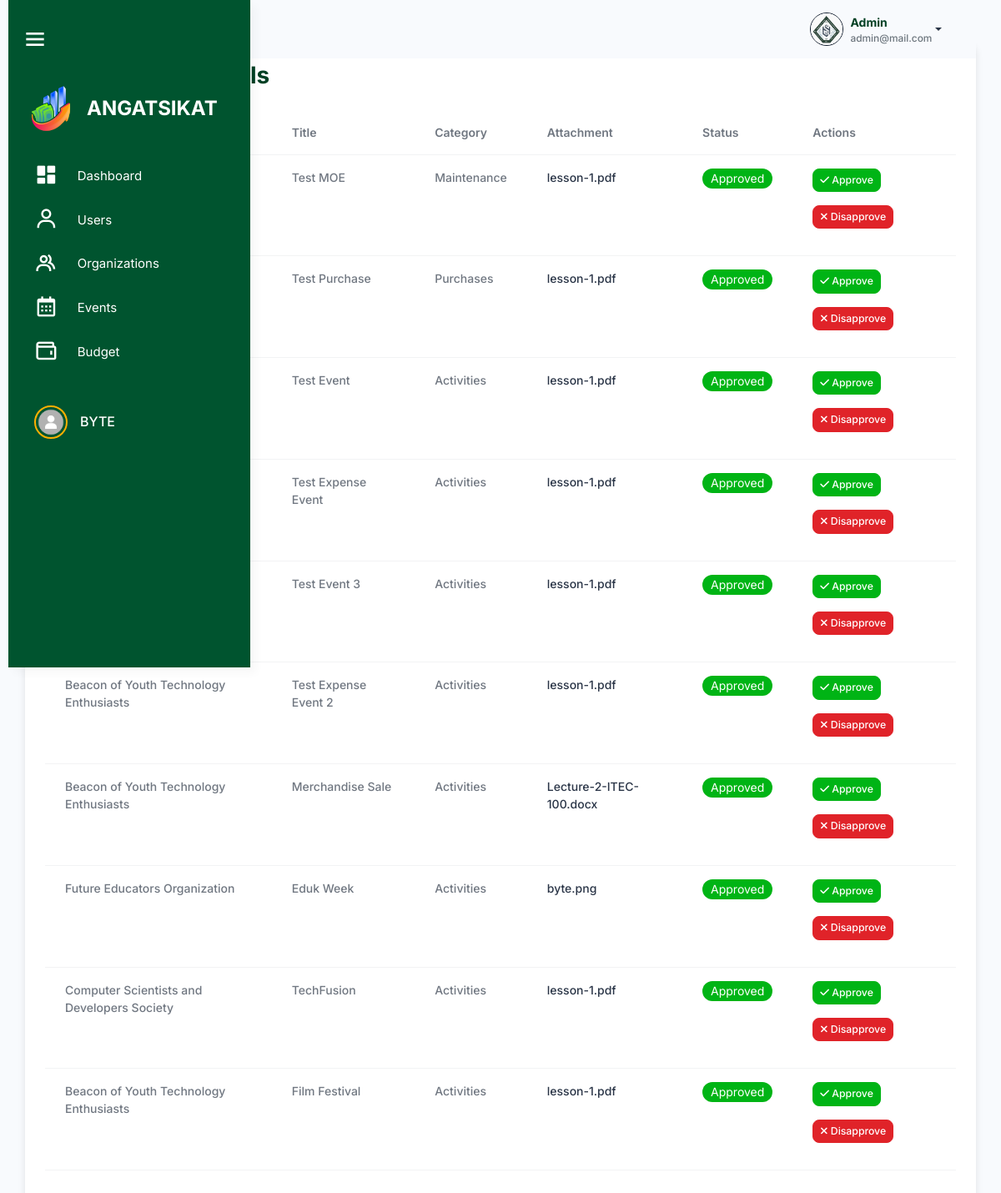
Page /src/budget_management/admin_budget_approval_table.php (signed in) on the earlier database version.
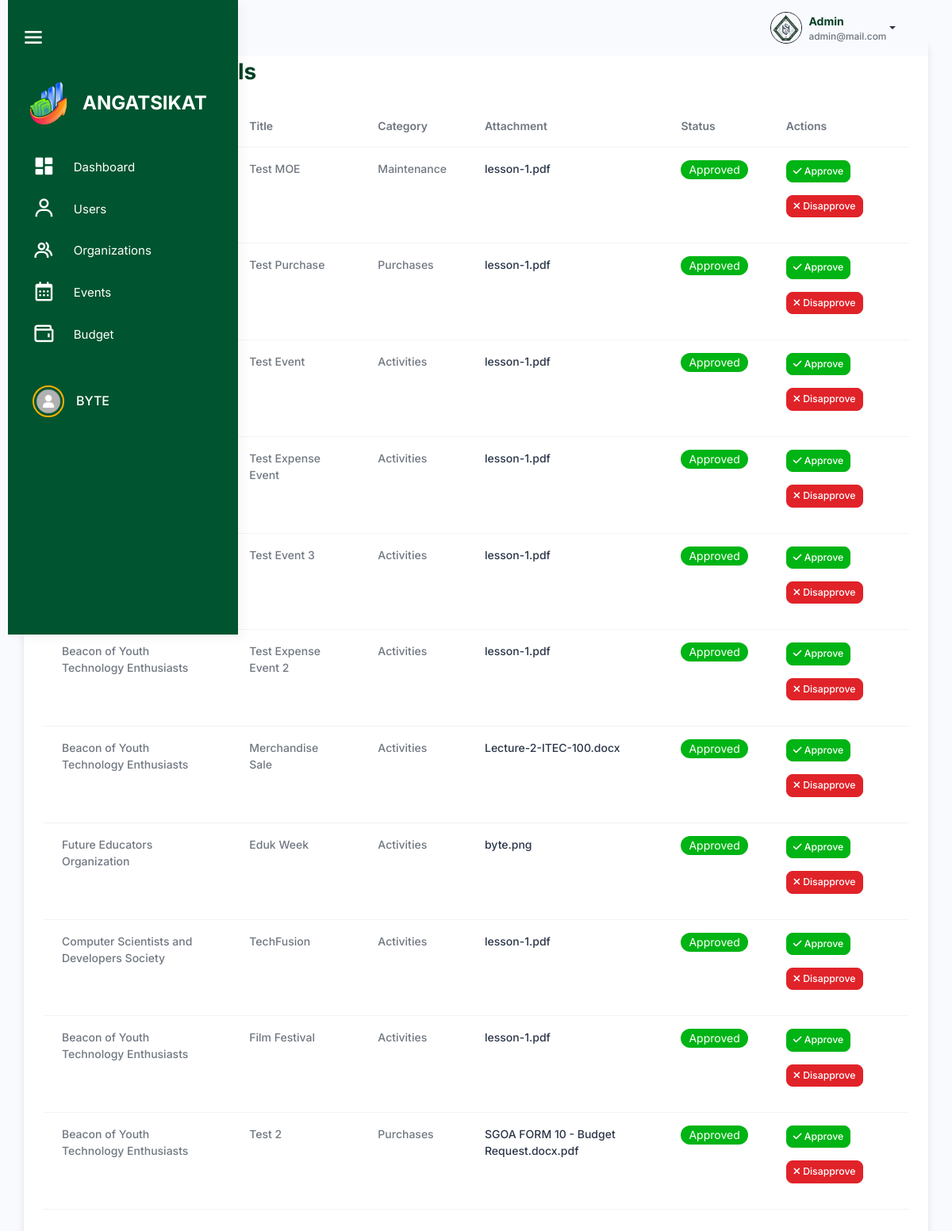
Same page on the later database version.
### tables this page shows
CREATE TABLE `budget_approvals` (
  `approval_id` int(11) NOT NULL,
  `title` varchar(255) NOT NULL,
  `category` varchar(255) NOT NULL,
  `attachment` varchar(255) DEFAULT NULL,
  `status` enum('Pending','Approved','Disapproved') DEFAULT 'Pending',
  `organization_id` int(11) NOT NULL,
  `created_at` timestamp NOT NULL DEFAULT current_timestamp(),
  `archived` tinyint(1) DEFAULT 0
);

CREATE TABLE `organizations` (
  `organization_id` int(11) NOT NULL,
  `organization_name` varchar(255) NOT NULL,
  `organization_logo` varchar(255) DEFAULT NULL,
  `organization_members` int(11) NOT NULL DEFAULT 0,
  `organization_status` enum('Probationary','Level I','Level II') NOT NULL DEFAULT 'Probationary',
  `organization_color` varchar(7) DEFAULT NULL,
  `archived` tinyint(1) DEFAULT 0,
  `created_at` timestamp NOT NULL DEFAULT current_timestamp(),
  `balance` decimal(15,2) DEFAULT 0.00,
  `beginning_balance` decimal(15,2) DEFAULT 0.00,
  `income` decimal(15,2) DEFAULT 0.00,
  `expense` decimal(15,2) DEFAULT 0.00,
  `cash_on_bank` decimal(15,2) DEFAULT 0.00,
  `cash_on_hand` decimal(15,2) DEFAULT 0.00
);

### src/budget_management/admin_budget_approval_table.php (the view, shortened to what the changed rows need)
<?php
include 'connection.php';
?>
<!DOCTYPE html>
<html lang="en">
<head>
    <link rel="stylesheet" href="../assets/css/styles.min.css" />
    <link rel="stylesheet" href="../html/sidebar.css" />
    <link rel="stylesheet" href="../budget_management/css/budget.css" />
    <link href="https://unpkg.com/boxicons@2.1.4/css/boxicons.min.css" rel="stylesheet" />
    <link rel="stylesheet" href="https://cdnjs.cloudflare.com/ajax/libs/font-awesome/6.6.0/css/all.min.css">
    <link rel="stylesheet" href="https://cdn.datatables.net/2.1.7/css/dataTables.bootstrap.min.css" />
</head>
<body>
    <div class="container p-4" style="margin-top: 50px;">
        <h2><span class="text-warning fw-bold me-2">|</span> Budget Approvals</h2>
        <table class="table mt-4" id="approvalsTable">
            <thead>
                <tr>
                    <th>Organization</th>
                    <th>Title</th>
                    <th>Category</th>
                    <th>Attachment</th>
                    <th>Status</th>
                    <th>Actions</th>
                </tr>
            </thead>
            <tbody>
                <?php
            $query = "
                SELECT b.*, o.organization_name
                FROM budget_approvals b
                JOIN organizations o ON b.organization_id = o.organization_id";
            $result = mysqli_query($conn, $query);
            while ($row = mysqli_fetch_assoc($result)) {
                $organization = $row['organization_name'];
                $title = $row['title'];
                $category = $row['category'];
                $attachment = $row['attachment'];
                $id = $row['approval_id'];
                ?>
                <tr>
                    <td>
                        <?php echo htmlspecialchars($organization); ?>
                    </td>
                    <td>
                        <?php echo htmlspecialchars($title); ?>
                    </td>
                    <td>
                        <?php echo htmlspecialchars($category); ?>
                    </td>
                    <td>
                        <a href="uploads/<?php echo htmlspecialchars($attachment); ?>"
                            class='link-offset-2 link-underline link-underline-opacity-0' target="_blank">
                            <?php echo htmlspecialchars($attachment); ?>
                        </a>
                    </td>
                    <td>
                        <?php
                        if ($row['status'] == 'Pending') {
                            echo " <span class='badge rounded-pill pending'> ";
                        } else if ($row['status'] == 'Approved') {
                            echo " <span class='badge rounded-pill approved'> ";
                        } else if ($row['status'] == 'Disapproved') {
                            echo " <span class='badge rounded-pill disapproved'> ";
                        }
                        echo ucfirst($row['status']);
                        ?>
                        </span>
                    </td>
                    <td>
                    <button type="button" class="btn btn-sm btn-success mb-3"
                            data-bs-toggle="modal"
                            data-bs-target="#confirmationModal"
                            data-action="approve"
                            data-id="<?php echo $id; ?>">
                        <i class="fa-solid fa-check"></i> Approve
                    </button>
                    <button type="button" class="btn btn-sm btn-danger mb-3"
                            data-bs-toggle="modal"
                            data-bs-target="#confirmationModal"
                            data-action="disapprove"
                            data-id="<?php echo $id; ?>">
                        <i class="fa-solid fa-xmark"></i> Disapprove
                    </button>
                    </td>
                </tr>
                <?php
            }
            ?>
            </tbody>
        </table>
    </div>
</body>
</html>

Differences in the rows shown:
added budget_approvals: organization.organization_name "Beacon of Youth Technology Enthusiasts", title "Test 2", category "Purchases", attachment "SGOA FORM 10 - Budget Request.docx.pdf", status "Approved"
